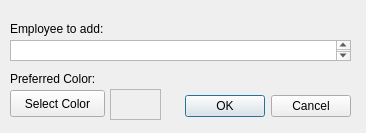
<?xml version="1.0" encoding="UTF-8"?>
<ui version="4.0">
 <class>Dialog</class>
 <widget class="QDialog" name="Dialog">
  <property name="windowModality">
   <enum>Qt::ApplicationModal</enum>
  </property>
  <property name="geometry">
   <rect>
    <x>0</x>
    <y>0</y>
    <width>366</width>
    <height>133</height>
   </rect>
  </property>
  <property name="windowTitle">
   <string>Add Employee</string>
  </property>
  <widget class="QDialogButtonBox" name="buttonBox">
   <property name="geometry">
    <rect>
     <x>10</x>
     <y>90</y>
     <width>341</width>
     <height>32</height>
    </rect>
   </property>
   <property name="orientation">
    <enum>Qt::Horizontal</enum>
   </property>
   <property name="standardButtons">
    <set>QDialogButtonBox::Cancel|QDialogButtonBox::Ok</set>
   </property>
  </widget>
  <widget class="QLabel" name="label">
   <property name="geometry">
    <rect>
     <x>10</x>
     <y>20</y>
     <width>121</width>
     <height>17</height>
    </rect>
   </property>
   <property name="text">
    <string>Employee to add:</string>
   </property>
  </widget>
  <widget class="QLabel" name="label_2">
   <property name="geometry">
    <rect>
     <x>10</x>
     <y>70</y>
     <width>191</width>
     <height>17</height>
    </rect>
   </property>
   <property name="text">
    <string>Preferred Color:</string>
   </property>
  </widget>
  <widget class="QTextEdit" name="textEdit">
   <property name="geometry">
    <rect>
     <x>10</x>
     <y>40</y>
     <width>341</width>
     <height>21</height>
    </rect>
   </property>
  </widget>
  <widget class="QPushButton" name="pushButton">
   <property name="geometry">
    <rect>
     <x>10</x>
     <y>90</y>
     <width>95</width>
     <height>27</height>
    </rect>
   </property>
   <property name="text">
    <string>Select Color</string>
   </property>
  </widget>
  <widget class="QFrame" name="frame">
   <property name="geometry">
    <rect>
     <x>110</x>
     <y>89</y>
     <width>51</width>
     <height>31</height>
    </rect>
   </property>
   <property name="frameShape">
    <enum>QFrame::StyledPanel</enum>
   </property>
   <property name="frameShadow">
    <enum>QFrame::Raised</enum>
   </property>
  </widget>
 </widget>
 <resources/>
 <connections>
  <connection>
   <sender>buttonBox</sender>
   <signal>accepted()</signal>
   <receiver>Dialog</receiver>
   <slot>accept()</slot>
   <hints>
    <hint type="sourcelabel">
     <x>228</x>
     <y>104</y>
    </hint>
    <hint type="destinationlabel">
     <x>157</x>
     <y>132</y>
    </hint>
   </hints>
  </connection>
  <connection>
   <sender>buttonBox</sender>
   <signal>rejected()</signal>
   <receiver>Dialog</receiver>
   <slot>reject()</slot>
   <hints>
    <hint type="sourcelabel">
     <x>296</x>
     <y>110</y>
    </hint>
    <hint type="destinationlabel">
     <x>286</x>
     <y>132</y>
    </hint>
   </hints>
  </connection>
  <connection>
   <sender>pushButton</sender>
   <signal>clicked()</signal>
   <receiver>frame</receiver>
   <slot>update()</slot>
   <hints>
    <hint type="sourcelabel">
     <x>40</x>
     <y>106</y>
    </hint>
    <hint type="destinationlabel">
     <x>129</x>
     <y>102</y>
    </hint>
   </hints>
  </connection>
 </connections>
</ui>
